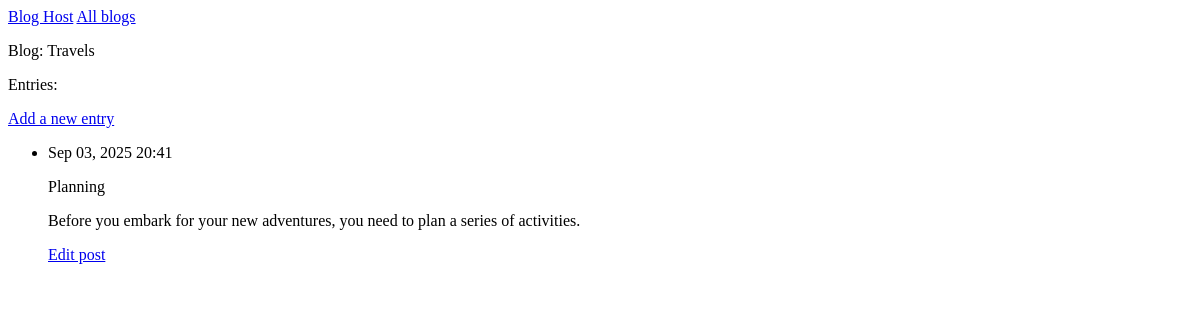
/blog/2/, run on an earlier commit of the app's database.
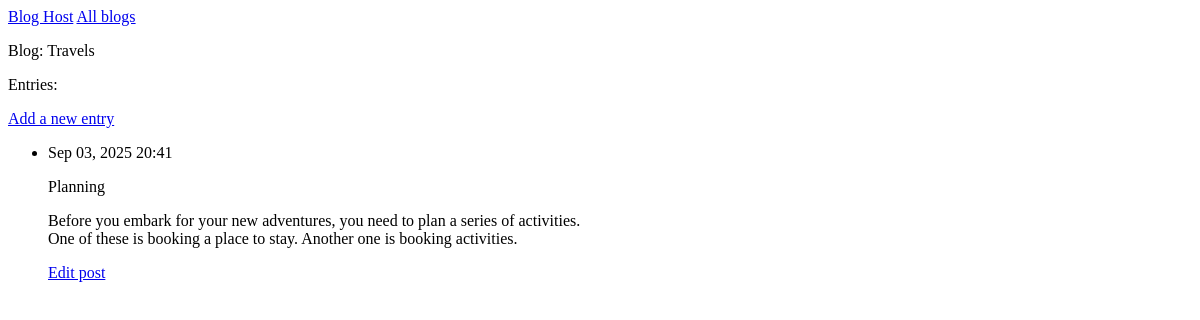
And on a later commit of the database.
### blogs/models.py (models this page shows, shortened)
class Blog(models.Model):
    date_added = models.DateTimeField(auto_now_add=True)
    name = models.CharField(max_length=200)

class BlogPost(models.Model):
    blog = models.ForeignKey(Blog, on_delete=models.CASCADE)    # if a blog gets deleted, all the posts will be too
    title = models.CharField(max_length=500)
    body = models.TextField()
    date_added = models.DateTimeField(auto_now_add=True)

### blogs/views.py (the view)
# urls.py: 2. Add a URL to urlpatterns:  path('blog/', include('blog.urls'))
def blog(request, blog_id):
    blog = Blog.objects.get(id=blog_id)
    posts = blog.blogpost_set.order_by('-date_added') # reverse lookup <modelname>_set
    context = {'blog': blog, 'posts': posts}
    return render(request, 'blogs/blog.html', context)

### blogs/templates/blogs/blog.html
{% extends 'blogs/base.html' %}
{% block content %}
  <p>Blog: {{blog.name}}</p>
  <p>Entries:</p>
  <p>
    <a href="{% url 'blogs:new_post' blog.id %}">Add a new entry</a>
  <p>
  <ul>
    {% for post in posts %}
      <li>
        <p>{{ post.date_added|date:'M d, Y H:i' }}</p>
        <p>{{ post.title }}</p>
        <p>{{ post.body|linebreaks }}</p>    {% comment %} long text entries include linebreaks, instead of long uninterrupted text. {% endcomment %}
        <p>
          <a href="{% url 'blogs:edit_post' post.id %}">Edit post</a>
        </p>
      </li>
    {% empty %}
      <li>This blog does not have any posts yet.</li>
    {% endfor %}
  </ul>
{% endblock content %}

### blogs/templates/blogs/base.html
<p>
  <a href="{% url 'blogs:index' %}">Blog Host</a>
  <a href="{% url 'blogs:blogs' %}">All blogs</a>
</p>
{% block content %}{% endblock content%}

What changed in the data, as far as the page shows it:
changed BlogPost "Planning": body "Before you embark for your new adventures, you need to plan a series of activities." → "Before you embark for your new adventures, you need to plan a series of activities. One of these is booking a place to stay. Another one is booking activities."
